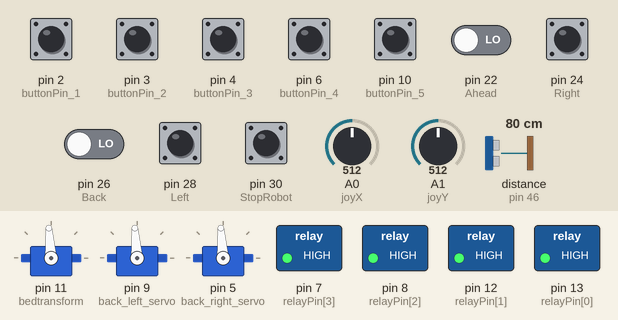
Simulated run of this sketch. Board: Arduino Mega 2560, built with avr-gcc and run on an emulated ATmega2560. On the bench: 3 × servo, switched loads named in the sketch (green lamp = pin HIGH). Wiring (inferred from the names in the program): ultrasonic range finder: trigger pin 44; echo pin 46. The inputs (shaded band) are chosen by the test bench; at power-on: pin 3 (buttonPin_2), pin 4 (buttonPin_3) HIGH, pin 2 (buttonPin_1), pin 6 (buttonPin_4), pin 10 (buttonPin_5), pin 22 (Ahead), pin 24 (Right), pin 26 (Back), pin 28 (Left), pin 30 (StopRobot) LOW, A0 (joyX) = 512, A1 (joyY) = 512, distance to the obstacle (sensor on pin 46) 80 cm. The echo pulse lasts 58.3 µs per cm; pins used as bus, display or sensor lines are not drawn; what the sketch prints to the serial monitor is not drawn.

Above: at 1.2 s.
1.3 s: pin 6 (buttonPin_4) pulled HIGH for 0.15 s
At 2.7 s:
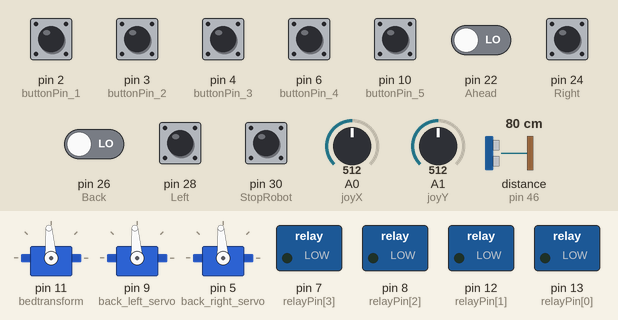
3.2 s: pin 4 (buttonPin_3) pulled LOW for 0.15 s
At 4.5 s:
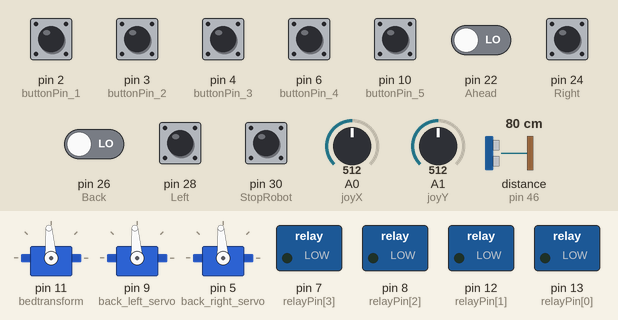
4.8 s: pin 6 (buttonPin_4) pulled HIGH for 1 s
At 4.95 s:
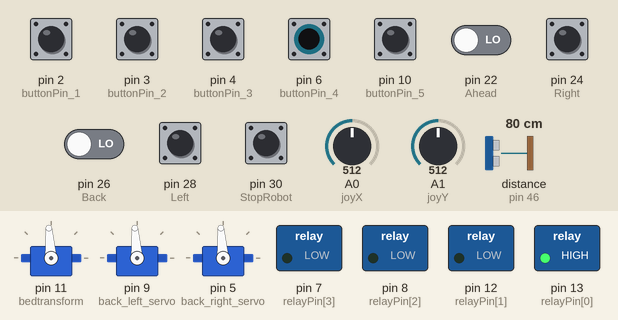
7.3 s: pin 4 (buttonPin_3) pulled LOW for 1 s
At 8.1 s:
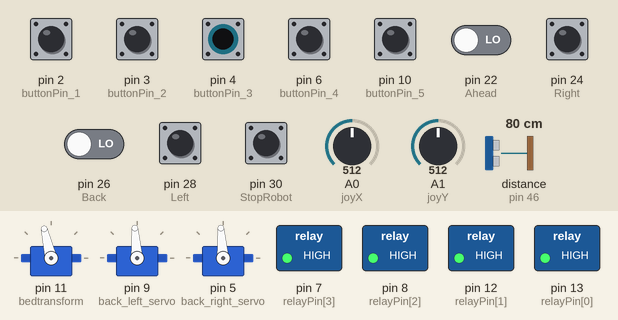
Timing chart, 0 to 10.3 s (numbered marks = the images above; inputs shaded):
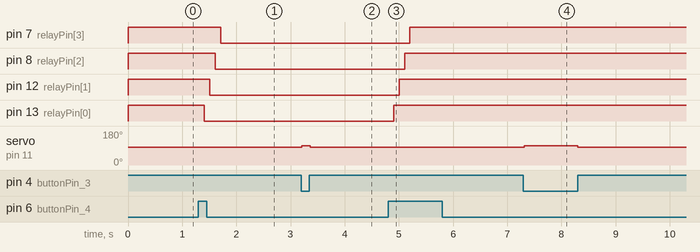

Measured:
- after the input at 1.3 s, pin 7 (relayPin[3]): HIGH → LOW after 0.41 s; pin 8 (relayPin[2]): HIGH → LOW after 0.31 s; pin 12 (relayPin[1]): HIGH → LOW after 0.21 s; pin 13 (relayPin[0]): HIGH → LOW after 0.11 s
- after the input at 3.2 s, servo on pin 11 (bedtransform): 94° → 103° at once, → 94° 0.16 s later
- after the input at 4.8 s, pin 7 (relayPin[3]): LOW → HIGH after 0.41 s; pin 8 (relayPin[2]): LOW → HIGH after 0.31 s; pin 12 (relayPin[1]): LOW → HIGH after 0.21 s; pin 13 (relayPin[0]): LOW → HIGH after 0.11 s
- after the input at 7.3 s, servo on pin 11 (bedtransform): 94° → 103° at once, → 94° 0.99 s later

The sketch:

Arduino-mega.ino
```cpp
// constants won't change. They're used here to set pin numbers:
#include <Servo.h>
Servo bedtransform;
Servo back_left_servo;
Servo back_right_servo;
//define joystick pins (Analog)
int joyX = 0;
int joyY = 1;
//variable to read the values from the analog pins
int servoVal_x = 94;
int servoVal_y = 94;
int servoVal_left;
#define LEFT_DEFAULT_STOP 94
#define RIGHT_DEFAULT_STOP 94
const int buttonPin_1 = 2;     // the number of the pushbutton pin
const int buttonPin_2 = 3;
const int buttonPin_3 = 4;
const int buttonPin_4 = 6;
const int buttonPin_5 = 10;

const int Ahead = 22;

const int Right = 24;

const int Back = 26;

const int Left = 28;

const int StopRobot = 30;

const int relayPin[] = {13,12,8,7};
const int trigPin = 44;
const int echoPin = 46;

// variables will change:
int buttonState_1 = 0;         // variable for reading the pushbutton status
int buttonState_2 = 0;
int buttonState_3 = 0;
int buttonState_4;
int buttonState_5 = 0;
int GoAhead;

int GoRight;

int GoBack;

int GoLeft;

int GoStopRobot;
int   val[] = {0,0,0,0};
int relayStatus[] = {HIGH,HIGH,HIGH,HIGH};
long duration;
int distance;

void setup() {

  // initialize the pushbutton pin as an input:
  pinMode(buttonPin_1, INPUT);
  pinMode(buttonPin_2, INPUT);
  pinMode(buttonPin_3, INPUT);
  pinMode(buttonPin_4, INPUT);
  pinMode(buttonPin_5, INPUT);
  pinMode(Ahead, INPUT);

  pinMode(Right, INPUT);

  pinMode(Back, INPUT);

  pinMode(Left, INPUT);

  pinMode(StopRobot, INPUT);
  pinMode(trigPin, OUTPUT);
  pinMode(echoPin, INPUT);
  //attaches servo on pins PWM 9-5
  bedtransform.attach(11);
  back_left_servo.attach(9);
  back_right_servo.attach(5);
  //Set servos to mid-range, ie, default stop
  back_left_servo.write(LEFT_DEFAULT_STOP);
  back_right_servo.write(RIGHT_DEFAULT_STOP);
  Serial.begin(9600);
  for(int i=0;i<4;i++)
  {
  pinMode(relayPin[i],OUTPUT);
  digitalWrite(relayPin[i],HIGH);
  }
  }


void loop() {
  //POWER
   buttonState_4 = digitalRead(buttonPin_4);
for(int i=0; i<4; i++){
  if(buttonState_4 == HIGH && relayStatus[i] == LOW){
    val[i] = 1- val[i];
    delay(100);
  }
  relayStatus[i] = buttonState_4;
  if(val[i] == 1){
    digitalWrite(relayPin[i],LOW);
  }else{
    digitalWrite(relayPin[i],HIGH);
  }
}
  // read the state of the pushbutton value:
  buttonState_1 = digitalRead(buttonPin_1);
  buttonState_2 = digitalRead(buttonPin_2);
  buttonState_3 = digitalRead(buttonPin_3);
  buttonState_5 = digitalRead(buttonPin_5);
  GoAhead = digitalRead(Ahead);

  GoRight = digitalRead(Right);

  GoBack = digitalRead(Back);

  GoLeft = digitalRead(Left);

  GoStopRobot = digitalRead(StopRobot);
  // check if the pushbutton is pressed. If it is, the buttonState is HIGH:
  if (buttonState_1 == HIGH && buttonState_2 == LOW && buttonState_5 == LOW) {
    // set the motor run smoothly
    bedtransform.write(85);

  } else if (buttonState_1 == LOW && buttonState_2 == HIGH && buttonState_3 == LOW) {
    bedtransform.write(103);

  } else {
    bedtransform.write(94);

  }
  servoVal_y = analogRead(joyY);//read the value of joystick(between 0-1023)
  servoVal_x = analogRead(joyX); //read the value of joystick(between 0-1023)
  servoVal_left = analogRead(joyY);
  digitalWrite(trigPin, LOW);
  delayMicroseconds(2);
  digitalWrite(trigPin, HIGH);
  delayMicroseconds(10);
  digitalWrite(trigPin,LOW) ;
  duration = pulseIn(echoPin, HIGH);
  distance = duration*0.034/2;
  Serial.print("Distance: ");
  Serial.println(distance);
  //remote control:
  if(GoAhead == HIGH && buttonState_5 == HIGH && distance > 12){
    back_left_servo.write(98);
    back_right_servo.write(90);
  }
  else if(GoRight == HIGH && buttonState_5 == HIGH){
    back_left_servo.write(98);
    back_right_servo.write(98);
  }
  else if(GoBack == HIGH && buttonState_5 == HIGH){
    back_left_servo.write(90);
    back_right_servo.write(98);
  }
  else if(GoLeft == HIGH && buttonState_5 == HIGH){
    back_left_servo.write(90);
    back_right_servo.write(90);
  }
  else if(buttonState_5 == HIGH) {
  if(servoVal_x < 675 && servoVal_x > 348 && servoVal_y < 675 && servoVal_y > 348){
    back_left_servo.write(LEFT_DEFAULT_STOP);
    back_right_servo.write(RIGHT_DEFAULT_STOP);
  } else if (servoVal_x > 775 || servoVal_x < 248) {
  servoVal_x = map(servoVal_x, 0, 1023, 80, 100);//map the servo value from 0 to 180 degrees
  back_left_servo.write(servoVal_x);//set the servo speed and direction according to the joystick value
  back_right_servo.write(servoVal_x);//set the servo rotating speed and direction exactly the same on both sides so it can turn left or right
  } else if (distance > 12 || servoVal_left > 512){ //either there is no barricade ahead or model only move backwards
  servoVal_left = map (servoVal_left, 0, 1023, 100, 80);
  servoVal_y = map(servoVal_y, 0, 1023, 80, 100);
  back_right_servo.write(servoVal_y);//set the servo position according to the joystick value
  back_left_servo.write(servoVal_left);
  } else {
    back_left_servo.write(LEFT_DEFAULT_STOP);
    back_right_servo.write(RIGHT_DEFAULT_STOP);
  }
  } else {
    back_left_servo.write(LEFT_DEFAULT_STOP);
    back_right_servo.write(RIGHT_DEFAULT_STOP);
  }
}
```
